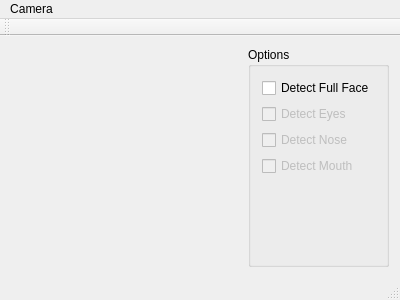
<?xml version="1.0" encoding="UTF-8"?>
<ui version="4.0">
 <class>CMainWindow</class>
 <widget class="QMainWindow" name="CMainWindow">
  <property name="geometry">
   <rect>
    <x>0</x>
    <y>0</y>
    <width>400</width>
    <height>300</height>
   </rect>
  </property>
  <property name="windowTitle">
   <string>CMainWindow</string>
  </property>
  <widget class="QWidget" name="centralWidget">
   <layout class="QGridLayout" name="gridLayout">
    <item row="0" column="0">
     <widget class="CQtOpenCVViewerGl" name="cameraWidget" native="true">
      <property name="sizePolicy">
       <sizepolicy hsizetype="Expanding" vsizetype="Expanding">
        <horstretch>0</horstretch>
        <verstretch>0</verstretch>
       </sizepolicy>
      </property>
     </widget>
    </item>
    <item row="0" column="1">
     <widget class="QGroupBox" name="groupBox">
      <property name="title">
       <string>Options</string>
      </property>
      <layout class="QVBoxLayout" name="verticalLayout">
       <item>
        <widget class="QCheckBox" name="checkBox_fullFace">
         <property name="text">
          <string>Detect Full Face</string>
         </property>
        </widget>
       </item>
       <item>
        <widget class="QCheckBox" name="checkBox_eyes">
         <property name="enabled">
          <bool>false</bool>
         </property>
         <property name="text">
          <string>Detect Eyes</string>
         </property>
        </widget>
       </item>
       <item>
        <widget class="QCheckBox" name="checkBox_nose">
         <property name="enabled">
          <bool>false</bool>
         </property>
         <property name="text">
          <string>Detect Nose</string>
         </property>
        </widget>
       </item>
       <item>
        <widget class="QCheckBox" name="checkBox_mouth">
         <property name="enabled">
          <bool>false</bool>
         </property>
         <property name="text">
          <string>Detect Mouth</string>
         </property>
        </widget>
       </item>
       <item>
        <spacer name="verticalSpacer">
         <property name="orientation">
          <enum>Qt::Vertical</enum>
         </property>
         <property name="sizeHint" stdset="0">
          <size>
           <width>20</width>
           <height>40</height>
          </size>
         </property>
        </spacer>
       </item>
      </layout>
     </widget>
    </item>
   </layout>
  </widget>
  <widget class="QMenuBar" name="menuBar">
   <property name="geometry">
    <rect>
     <x>0</x>
     <y>0</y>
     <width>400</width>
     <height>23</height>
    </rect>
   </property>
   <widget class="QMenu" name="menuCamera">
    <property name="title">
     <string>Camera</string>
    </property>
    <addaction name="actionStart"/>
    <addaction name="actionStop"/>
   </widget>
   <addaction name="menuCamera"/>
  </widget>
  <widget class="QToolBar" name="mainToolBar">
   <attribute name="toolBarArea">
    <enum>TopToolBarArea</enum>
   </attribute>
   <attribute name="toolBarBreak">
    <bool>false</bool>
   </attribute>
  </widget>
  <widget class="QStatusBar" name="statusBar"/>
  <action name="actionStart">
   <property name="text">
    <string>Start</string>
   </property>
  </action>
  <action name="actionStop">
   <property name="text">
    <string>Stop</string>
   </property>
  </action>
 </widget>
 <layoutdefault spacing="6" margin="11"/>
 <customwidgets>
  <customwidget>
   <class>CQtOpenCVViewerGl</class>
   <extends>QWidget</extends>
   <header>cqtopencvviewergl.h</header>
   <container>1</container>
  </customwidget>
 </customwidgets>
 <resources/>
 <connections/>
</ui>
